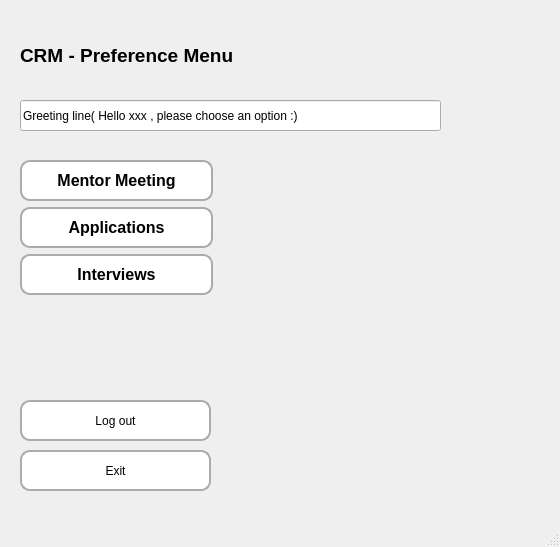
<?xml version="1.0" encoding="UTF-8"?>
<ui version="4.0">
 <class>MainWindow</class>
 <widget class="QMainWindow" name="MainWindow">
  <property name="geometry">
   <rect>
    <x>0</x>
    <y>0</y>
    <width>560</width>
    <height>547</height>
   </rect>
  </property>
  <property name="sizePolicy">
   <sizepolicy hsizetype="Preferred" vsizetype="Preferred">
    <horstretch>0</horstretch>
    <verstretch>0</verstretch>
   </sizepolicy>
  </property>
  <property name="windowTitle">
   <string>MainWindow</string>
  </property>
  <widget class="QWidget" name="centralwidget">
   <widget class="QLabel" name="label">
    <property name="geometry">
     <rect>
      <x>310</x>
      <y>20</y>
      <width>231</width>
      <height>61</height>
     </rect>
    </property>
    <property name="text">
     <string/>
    </property>
    <property name="pixmap">
     <pixmap>logo.png</pixmap>
    </property>
    <property name="scaledContents">
     <bool>true</bool>
    </property>
   </widget>
   <widget class="QLabel" name="label_2">
    <property name="geometry">
     <rect>
      <x>20</x>
      <y>30</y>
      <width>281</width>
      <height>51</height>
     </rect>
    </property>
    <property name="text">
     <string>&lt;html&gt;&lt;head/&gt;&lt;body&gt;&lt;p&gt;&lt;span style=&quot; font-size:14pt; font-weight:700;&quot;&gt;CRM - Preference Menu&lt;/span&gt;&lt;/p&gt;&lt;/body&gt;&lt;/html&gt;</string>
    </property>
   </widget>
   <widget class="QPushButton" name="exit_button">
    <property name="geometry">
     <rect>
      <x>20</x>
      <y>450</y>
      <width>191</width>
      <height>41</height>
     </rect>
    </property>
    <property name="styleSheet">
     <string notr="true">QPushButton{
background-color: rgb(255, 255, 255);
border-radius: 10px;
border: 2px solid rgb(171, 171, 171);
}
QPushButton:hover {
    background-color:rgb(255, 226, 229);
}
QPushButton:pressed {
    background-color: rgb(218, 30, 60);
	color: rgb(255, 255, 255)
}</string>
    </property>
    <property name="text">
     <string>Exit</string>
    </property>
   </widget>
   <widget class="QPushButton" name="log_out_button">
    <property name="geometry">
     <rect>
      <x>20</x>
      <y>400</y>
      <width>191</width>
      <height>41</height>
     </rect>
    </property>
    <property name="styleSheet">
     <string notr="true">QPushButton{
background-color: rgb(255, 255, 255);
border-radius: 10px;
border: 2px solid rgb(171, 171, 171);
}
QPushButton:hover {
    background-color:rgb(255, 226, 229);
}
QPushButton:pressed {
    background-color: rgb(218, 30, 60);
	color: rgb(255, 255, 255)
}</string>
    </property>
    <property name="text">
     <string>Log out</string>
    </property>
   </widget>
   <widget class="QLineEdit" name="lineEdit">
    <property name="geometry">
     <rect>
      <x>20</x>
      <y>100</y>
      <width>421</width>
      <height>31</height>
     </rect>
    </property>
    <property name="text">
     <string>Greeting line( Hello xxx , please choose an option :)</string>
    </property>
   </widget>
   <widget class="QWidget" name="layoutWidget">
    <property name="geometry">
     <rect>
      <x>20</x>
      <y>160</y>
      <width>193</width>
      <height>137</height>
     </rect>
    </property>
    <layout class="QVBoxLayout" name="verticalLayout">
     <item>
      <widget class="QPushButton" name="mentor_button">
       <property name="minimumSize">
        <size>
         <width>191</width>
         <height>41</height>
        </size>
       </property>
       <property name="font">
        <font>
         <pointsize>12</pointsize>
         <bold>true</bold>
        </font>
       </property>
       <property name="styleSheet">
        <string notr="true">QPushButton{
background-color: rgb(255, 255, 255);
border-radius: 10px;
border: 2px solid rgb(171, 171, 171);
}
QPushButton:hover {
    background-color:rgb(255, 226, 229);
}
QPushButton:pressed {
    background-color: rgb(218, 30, 60);
	color: rgb(255, 255, 255)
}</string>
       </property>
       <property name="text">
        <string>Mentor Meeting</string>
       </property>
      </widget>
     </item>
     <item>
      <widget class="QPushButton" name="app_button">
       <property name="minimumSize">
        <size>
         <width>191</width>
         <height>41</height>
        </size>
       </property>
       <property name="font">
        <font>
         <pointsize>12</pointsize>
         <bold>true</bold>
        </font>
       </property>
       <property name="styleSheet">
        <string notr="true">QPushButton{
background-color: rgb(255, 255, 255);
border-radius: 10px;
border: 2px solid rgb(171, 171, 171);
}
QPushButton:hover {
    background-color:rgb(255, 226, 229);
}
QPushButton:pressed {
    background-color: rgb(218, 30, 60);
	color: rgb(255, 255, 255)
}</string>
       </property>
       <property name="text">
        <string>Applications</string>
       </property>
      </widget>
     </item>
     <item>
      <widget class="QPushButton" name="interview_button">
       <property name="minimumSize">
        <size>
         <width>191</width>
         <height>41</height>
        </size>
       </property>
       <property name="font">
        <font>
         <pointsize>12</pointsize>
         <bold>true</bold>
        </font>
       </property>
       <property name="styleSheet">
        <string notr="true">QPushButton{
background-color: rgb(255, 255, 255);
border-radius: 10px;
border: 2px solid rgb(171, 171, 171);
}
QPushButton:hover {
    background-color:rgb(255, 226, 229);
}
QPushButton:pressed {
    background-color: rgb(218, 30, 60);
	color: rgb(255, 255, 255)
}</string>
       </property>
       <property name="text">
        <string>Interviews</string>
       </property>
      </widget>
     </item>
    </layout>
   </widget>
  </widget>
  <widget class="QMenuBar" name="menubar">
   <property name="geometry">
    <rect>
     <x>0</x>
     <y>0</y>
     <width>560</width>
     <height>22</height>
    </rect>
   </property>
  </widget>
  <widget class="QStatusBar" name="statusbar"/>
 </widget>
 <resources/>
 <connections/>
</ui>
